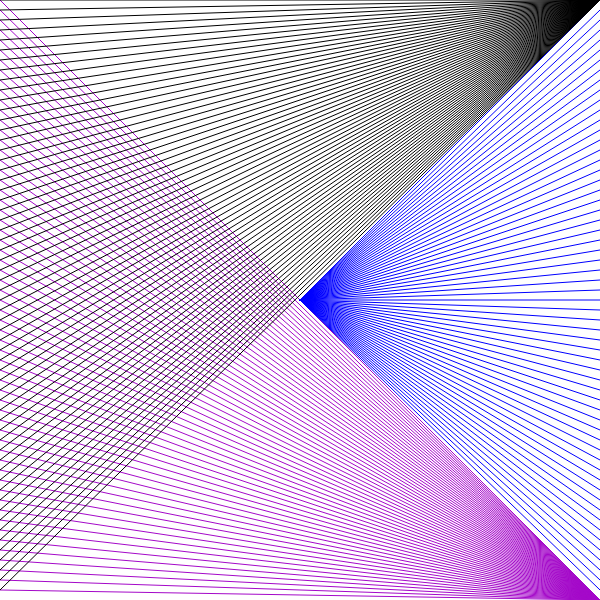
Frame 1 (no input)
Frame 60 (no input): identical to frame 1, image omitted
Frame 120 (the mouse pressed at the canvas centre since frame 60): identical to frame 1, image omitted

The p5.js sketch that drew this single still picture (run headless with seeded random() and noise() and a simulated clock; from frame 60 on, the mouse is pressed at the canvas centre):

// p5.js sketch
// ── sketch.js
function setup(){
    createCanvas(600,600)
}

function draw(){
    background(255);
    let y = 0
    while(y<600){
        stroke(0,0,255);
        line(300,300,600,y)
        stroke(164,9,201);
        line(600,600,0, y)
        stroke(0)
        line(600,0,0,y)
        y+=10
    }
}
